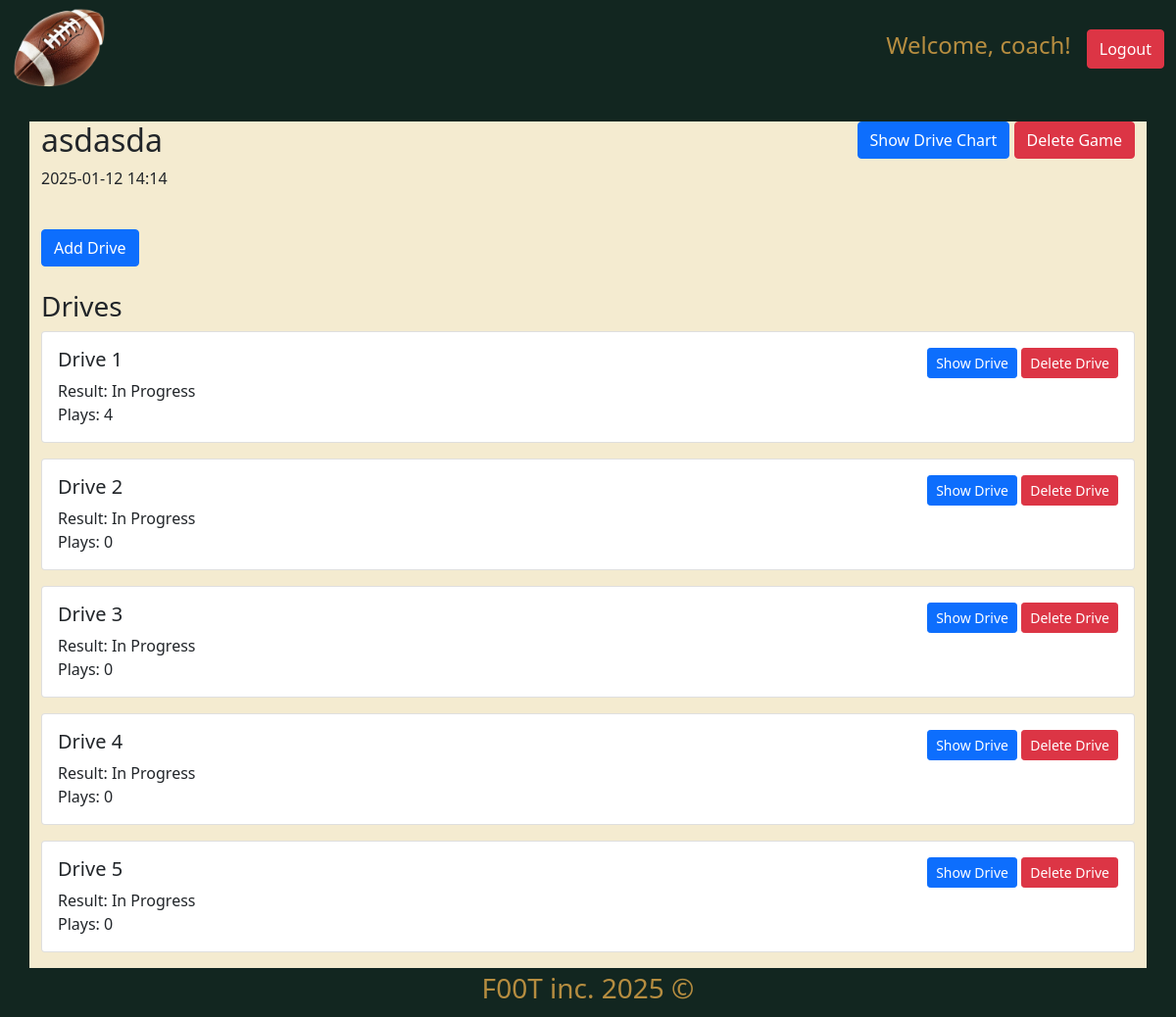
Page /game/1 (signed in) on the committed database.
### models.py (models this page shows)
class Game(db.Model):
    id = db.Column(db.Integer, primary_key=True)
    game_name = db.Column(db.String(100), nullable=False)
    date = db.Column(db.DateTime, nullable=False)
    time = db.Column(db.String(20), nullable=False)
    drives = db.relationship('Drive', backref='game', lazy=True, cascade="all, delete-orphan")

class Drive(db.Model):
    id = db.Column(db.Integer, primary_key=True)
    game_id = db.Column(db.Integer, db.ForeignKey('game.id'), nullable=False)
    result = db.Column(db.String(50))
    plays = db.relationship('Play', backref='drive', lazy=True, cascade="all, delete-orphan")

### app.py (the view)
@app.route('/game/<int:game_id>')
def game_detail(game_id):
    game = Game.query.get_or_404(game_id)
    return render_template('components/game_detail.html', game=game)

### templates/components/game_detail.html
{% extends "index.html" %} {% block title %}{{ game.game_name }}{% endblock %}
{% block content %}
<div class="row mb-4">
  <div class="col">
    <h2>{{ game.game_name }}</h2>
    <p>{{ game.date.strftime('%Y-%m-%d') }} {{ game.time }}</p>
  </div>
  <div class="col text-end">
    <a
      href="{{ url_for('drive_chart', game_id=game.id) }}"
      class="btn btn-primary"
      >Show Drive Chart</a
    >
    <form
      action="{{ url_for('delete_game', game_id=game.id) }}"
      method="POST"
      class="d-inline"
    >
      <button
        type="submit"
        class="btn btn-danger"
        onclick="return confirm('Are you sure you want to delete this game?')"
      >
        Delete Game
      </button>
    </form>
  </div>
</div>
<div class="row mb-4">
  <div class="col">
    <form action="{{ url_for('add_drive', game_id=game.id) }}" method="POST">
      <button type="submit" class="btn btn-primary">Add Drive</button>
    </form>
  </div>
</div>
<div class="row">
  <div class="col">
    <h3>Drives</h3>
    {% for drive in game.drives %}
    <div class="card mb-3">
      <div class="card-body">
        <div class="d-flex justify-content-between align-items-start">
          <h5 class="card-title">Drive {{ loop.index }}</h5>
          <div>
            <a
              href="{{ url_for('drive_detail', drive_id=drive.id) }}"
              class="btn btn-sm btn-primary"
              >Show Drive</a
            >
            <form
              action="{{ url_for('delete_drive', drive_id=drive.id) }}"
              method="POST"
              class="d-inline"
            >
              <button
                type="submit"
                class="btn btn-sm btn-danger"
                onclick="return confirm('Are you sure you want to delete this drive?')"
              >
                Delete Drive
              </button>
            </form>
          </div>
        </div>
        <p class="card-text">
          Result: {{ drive.result or 'In Progress' }}<br />
          Plays: {{ drive.plays|length }}
        </p>
      </div>
    </div>
    {% endfor %}
  </div>
</div>
{% endblock %}

### rows in the picture
Game: game_name "asdasda", date "2025-01-12", time "14:14"
Drive: result "In Progress", plays|length "4"
Drive: result "In Progress", plays|length "0"
Drive: result "In Progress", plays|length "0"
Drive: result "In Progress", plays|length "0"
Drive: result "In Progress", plays|length "0"

### other values in the picture
{{ session['username'] }} "coach"
